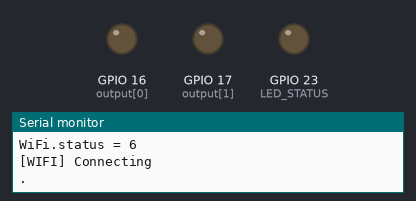
Recording of a program running on a simulated ESP32. On the bench: output pins drawn as LEDs (lit = HIGH), the last lines printed to the serial monitor. WiFi joins after 1.5 s; servers stay silent unless stated.

Above: at 0.25 s.
At 2.6 s:
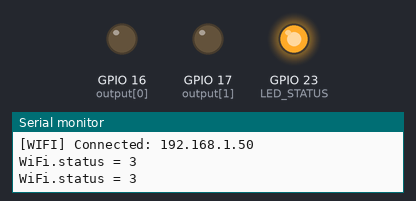
Timing chart, 0 to 4.1 s (numbered marks = the images above):
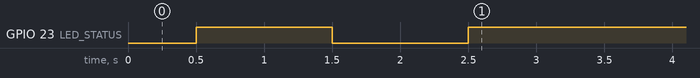

Measured:
- by itself, GPIO 23 (LED_STATUS): LOW → HIGH at 0.50 s, → LOW 1.0 s later, → HIGH 1.0 s later

The program:

main.cpp
```cpp
#include <Arduino.h>
#include <WiFi.h>

#include "device_config.h"
#include "tasks/wifi_task.h"
#include "tasks/status_led_task.h"

// const uint8_t ouput[2];
// const uint8_t input[4];

void setup() {
#if SERIAL_DEBUG_ENABLE
  Serial.begin(115200);
  serial_println("serial_begin");
#endif
  serial_println("OK");

  // --------------------------
  // IO Configuration
  // --------------------------
  uint8_t i=0;
  for (i=0; i<4; i++) {
    pinMode(output[i], OUTPUT);
  }
  for (i=0; i<4; i++) {
    digitalWrite(output[i], LOW);
  }
  for (i=0; i<2;i++) {
    pinMode(input[i], INPUT);
  }
  pinMode(LED_STATUS, OUTPUT);
  pinMode(BTN_CONFIG, INPUT_PULLDOWN);
  digitalWrite(LED_STATUS, LOW);

  deviceStatus.IDLE = true;
  if(deviceStatus.IDLE == true) serial_println("deviceStatus.IDLE");

  // ----------------------------------------------------------------
  // TASK: Control status LED indicator.
  // ----------------------------------------------------------------
  xTaskCreate(
    statusLedTask,
    "statusLedTask",  // Task name
    5000,            // Stack size (bytes)
    NULL,             // Parameter
    4,                // Task priority
    NULL             // Task handle
  );

  // ----------------------------------------------------------------
  // TASK: Connect to WiFi & keep the connection alive.
  // ----------------------------------------------------------------
  xTaskCreatePinnedToCore(
    wifiConnectionTask,
    "wifiConnectionTask",  // Task name
    5000,            // Stack size (bytes)
    NULL,             // Parameter
    1,                // Task priority
    NULL,             // Task handle
    1                 //Arduino sketch core 1
  );

}

void loop() {
  vTaskDelay(1000 / portTICK_PERIOD_MS);
}
```

status_led_task.h
```cpp
#ifndef STATUS_LED_TASK_H
#define STATUS_LED_TASK_H

#include <Arduino.h>
#include <WiFi.h>

/**
 * Task: Blink status LED to indicate various status of device
 *
 * Slow Blink = connecting to WiFi
 * Fast Blink = connecting to API
 * Intermittent = future use
 * Fixed = normal working mode *
 *
 */
void statusLedTask(void * parameter)
{
  while(1)
  {
    if(deviceStatus.IDLE)
    {
      digitalWrite(LED_STATUS, LOW);
      vTaskDelay(500 / portTICK_PERIOD_MS);
    }
    if(deviceStatus.UP && deviceStatus.WIFI_OK && deviceStatus.API_OK)
    {
      digitalWrite(LED_STATUS, HIGH);
      vTaskDelay(500 / portTICK_PERIOD_MS);
    }
    if(deviceStatus.WIFI_CONNECTING)
    {
      digitalWrite(LED_STATUS, HIGH);
      vTaskDelay(1000 / portTICK_PERIOD_MS);
      digitalWrite(LED_STATUS, LOW);
      vTaskDelay(1000 / portTICK_PERIOD_MS);
    }
    if(deviceStatus.API_CONNECTING)
    {
      digitalWrite(LED_STATUS, HIGH);
      vTaskDelay(500 / portTICK_PERIOD_MS);
      digitalWrite(LED_STATUS, LOW);
      vTaskDelay(500 / portTICK_PERIOD_MS);
    }
  }
}

#endif // STATUS_LED_TASK_H
```

wifi_task.h
```cpp
#ifndef WIFI_TASK_H
#define WIFI_TASK_H

#include <Arduino.h>
#include <WiFi.h>

/**
 * Task: monitor the WiFi connection and keep it alive
 */
void wifiConnectionTask(void * parameter)
{
  while(1)
  {
    serial_print("WiFi.status = ");
    serial_println(WiFi.status());

    if(WiFi.status() == WL_CONNECTED){
      deviceStatus.IDLE = false;
      deviceStatus.WIFI_CONNECTING = false;
      deviceStatus.WIFI_OK = true;
      deviceStatus.API_OK = true;
      deviceStatus.UP = true;
      vTaskDelay(500 / portTICK_PERIOD_MS);
      continue; // jumps all what is below and starts from begin of while loop
    }

    deviceStatus.IDLE = false;
    deviceStatus.WIFI_OK = false;
    deviceStatus.API_OK = false;
    deviceStatus.UP = false;
    deviceStatus.WIFI_CONNECTING = true;
    serial_println("[WIFI] Connecting");
    WiFi.mode(WIFI_STA);
    WiFi.setHostname(DEVICE_NAME);
    WiFi.begin(WIFI_SSID, WIFI_PASS);

    unsigned long startAttemptTime = millis();

    // Keep looping while we're not connected and haven't reached the timeout
    while (WiFi.status() != WL_CONNECTED && millis() - startAttemptTime < WIFI_TIMEOUT_MS)
    {
      serial_print(".");
      vTaskDelay(1000 / portTICK_PERIOD_MS);
    }
    serial_println();

    // When we couldn't make a WiFi connection (or the timeout expired)
    // sleep for a while and then retry.
    if(WiFi.status() != WL_CONNECTED){
      serial_println("[WIFI] FAILED");
      vTaskDelay(WIFI_RECOVER_TIME_MS / portTICK_PERIOD_MS);
      serial_println("[WIFI] RETRY");
      continue;
    }

    serial_print("[WIFI] Connected: ");
    serial_println(WiFi.localIP());
  }
}

#endif // WIFI_TASK_H
```

device_config.h
```cpp
#ifndef DEVICE_CONFIG_H
#define DEVICE_CONFIG_H

#define WIFI_TIMEOUT_MS 6000
#define WIFI_RECOVER_TIME_MS 500

#define WIFI_SSID   "iPhone"
#define WIFI_PASS   "987654321"
#define DEVICE_NAME "ESP32_DA121"

#define LED_STATUS  23
#define BTN_CONFIG  32

#if SERIAL_DEBUG_ENABLE
  #define serial_print(x)  Serial.print (x)
  #define serial_println(x)  Serial.println (x)
#else
  #define serial_print(x)
  #define serial_println(x)
#endif

typedef struct device_status_t {
  bool IDLE             = false;
  bool CONFIG_MODE      = false;
  bool WIFI_CONNECTING  = false;
  bool API_CONNECTING   = false;
  bool WIFI_OK          = false;
  bool API_OK           = false;
  bool UP               = false;
} device_status_t;

device_status_t deviceStatus;

const uint8_t output[2] = {16,17};
const uint8_t input[4] = {33,25,26,27};

#endif // DEVICE_CONFIG_H
```
